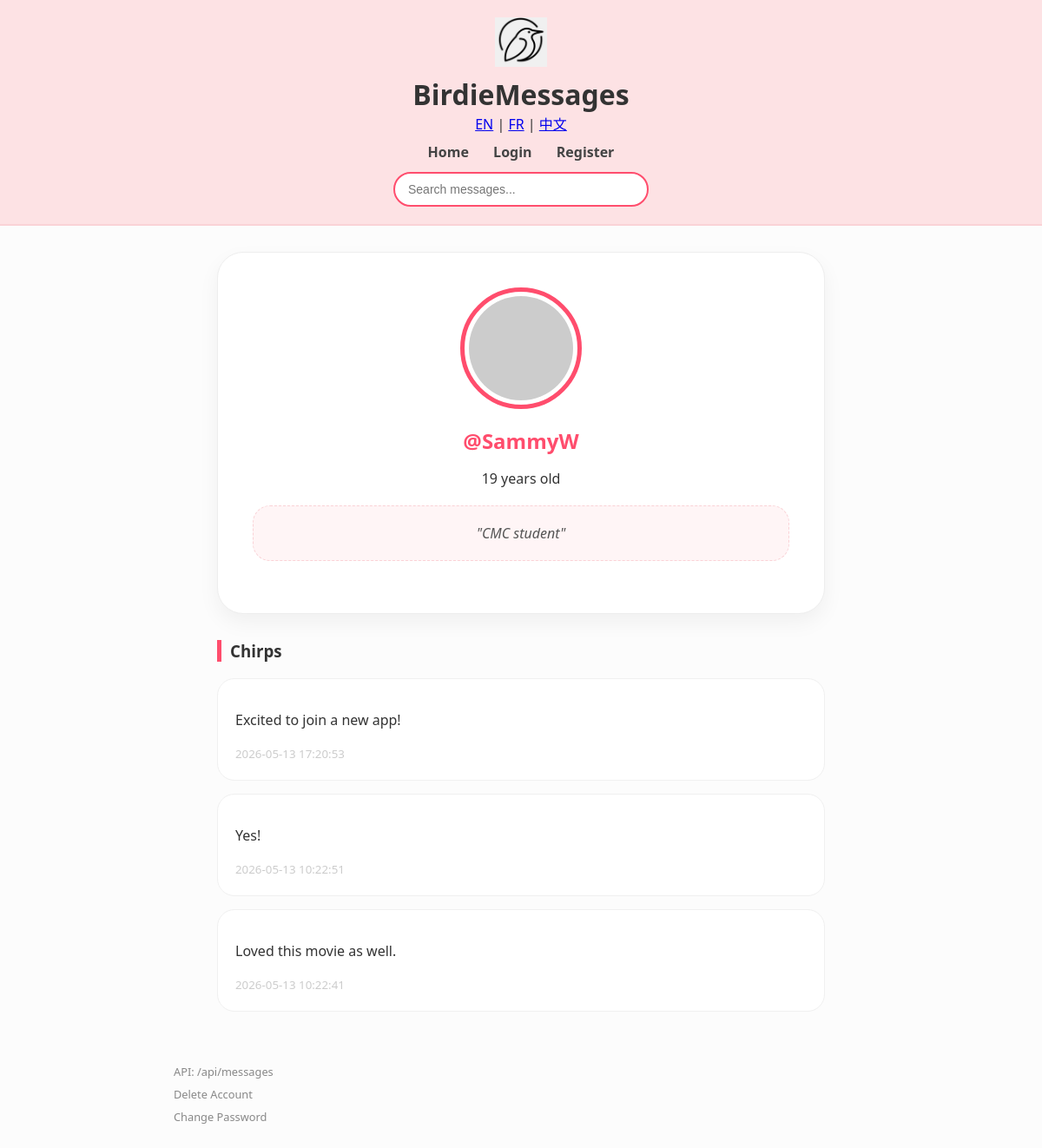
/profile/SammyW, run on the app's committed database.
### tables this page shows
CREATE TABLE users (
            id INTEGER PRIMARY KEY AUTOINCREMENT,
            username TEXT UNIQUE,
            password TEXT,
            age INTEGER,
            bio TEXT
        );

### app.py (the view)
@app.get("/profile/{username}", response_class=HTMLResponse)
async def view_profile(request: Request, username: str):
    db = get_db()
    user = db.execute(
        "SELECT * FROM users WHERE username = ?",
        (username,)
    ).fetchone()
    if not user:
        db.close()
        return HTMLResponse("User not found", 404)
    messages = db.execute(
        """
        SELECT m.*, u.username
        FROM messages m
        JOIN users u ON m.user_id = u.id
        WHERE m.user_id = ?
        ORDER BY m.timestamp DESC
        """,
        (user["id"],)
    ).fetchall()
    db.close()
    current_user = request.cookies.get("username")
    return templates.TemplateResponse(
        request,
        "profile.html",
        {
            "request": request,
            "profile_user": user,
            "messages": messages,
            "user": current_user,
            "is_own_profile": current_user is not None and current_user == user["username"],
            "t": get_translations(request)
        }
    )

### templates/profile.html (shortened to what this page needs)
<!DOCTYPE html>
<html lang="en">
<head>
</head>
    <body>
        <header class="birdie-header">
        <div class="logo-container">
            <img src="/static/logo.png" class="main-logo">
            <div class="title-nav">
                <h1>BirdieMessages</h1>
                <div class="lang-nav">
                    <a href="/set_lang/en">EN</a> |
                    <a href="/set_lang/fr">FR</a> |
                    <a href="/set_lang/zh">中文</a>
                </div>
                <nav>
                    <a href="/">{{ t.home }}</a>
                    {% if user %}
                        <a href="/create_message">+ {{ t.post }}</a>
                        <a href="/profile/{{ user }}">{{ t.profile }}</a>
                        <a href="/logout">{{ t.logout }}</a>
                    {% else %}
                        <a href="/login">{{ t.login }}</a>
                        <a href="/register">{{ t.register }}</a>
                    {% endif %}
                </nav>
                <div class="search-row">
                    <form action="/search" method="get">
                        <input type="text" name="q" placeholder="{{ t.search_placeholder }}">
                    </form>
                </div>
            </div>
        </div>
    </header>
    <div class="container">
        <div class="profile-card">
            <img src="https://robohash.org/{{ profile_user.username }}?set=set4&size=120x120" class="avatar-large">
            <h2 style="color: var(--birdie-dark-pink); margin:0;">@{{ profile_user.username }}</h2>
            <p>{{ profile_user.age }} years old</p>
            <div class="bio-display">
                {% if profile_user.bio %}"{{ profile_user.bio }}"{% else %}"No bio yet..."{% endif %}
            </div>
        </div>
        <h3 style="border-left: 5px solid var(--birdie-dark-pink); padding-left: 10px;">Chirps</h3>
        {% for msg in messages %}
            <div class="msg-card">
                <div>{{ linkify(msg.content) | safe }}</div>
                <small style="color: #ccc;">{{ msg.timestamp }}</small>
            </div>
        {% endfor %}
    </div>
    <div class="bottom-tools">
    <a href="/api/messages">API: /api/messages</a>
    <a href="/delete_account">Delete Account</a>
    <a href="/change_password">Change Password</a>
</div>
</body>
</html>

### templates/profile.html (style rules this page uses)
:root { --birdie-pink: #fde2e4; --birdie-dark-pink: #ff4d6d; --birdie-border: #fad2d6; }
body { background-color: #fcfcfc; font-family: 'Segoe UI', Tahoma, Geneva, Verdana, sans-serif; margin: 0; padding: 0; color: #333; }
.birdie-header { background-color: var(--birdie-pink); padding: 20px 0; border-bottom: 2px solid var(--birdie-border); text-align: center; }
.title-nav h1 { font-size: 32px; margin: 0; font-weight: 800; }
.title-nav nav { margin-top: 10px; font-weight: 600; }
.title-nav nav a { text-decoration: none; color: #444; margin: 0 12px; }
.container { max-width: 700px; margin: 30px auto; padding: 0 20px; }
.profile-card { background: white; border-radius: 30px; padding: 40px; text-align: center; box-shadow: 0 10px 25px rgba(0,0,0,0.05); margin-bottom: 30px; border: 1px solid #eee; }
.main-logo { width: 60px; height: auto; margin-bottom: 5px; }
.avatar-large { width: 120px; height: 120px; border-radius: 50%; border: 5px solid var(--birdie-dark-pink); background-color: #fff; padding: 5px; margin-bottom: 15px; }
.search-row { margin-top: 12px; }
.search-row input { padding: 10px 15px; width: 260px; border-radius: 20px; border: 2px solid var(--birdie-dark-pink); outline: none; font-size: 14px; background: white; }
.bio-display { background: #fff5f6; padding: 20px; border-radius: 20px; font-style: italic; color: #555; margin: 20px 0; border: 1px dashed var(--birdie-border); }
.msg-card { background: white; padding: 20px; border-radius: 20px; margin-bottom: 15px; border: 1px solid #f0f0f0; }
.bottom-tools { max-width: 800px; margin: 60px auto 40px auto; padding: 0 20px; font-family: inherit; font-size: 0.8em; color: #888; display: flex; flex-direction: column; gap: 8px; }
.bottom-tools a { color: #888; text-decoration: none; }

### data on the page
users: username "SammyW", age "19", bio "CMC student", linkify "Excited to join a new app!", timestamp "2026-05-13 17:20:53", linkify "Yes!", timestamp "2026-05-13 10:22:51", linkify "Loved this movie as well.", timestamp "2026-05-13 10:22:41"

### other printed values
{{ t.home }} "Home"
{{ t.login }} "Login"
{{ t.register }} "Register"
